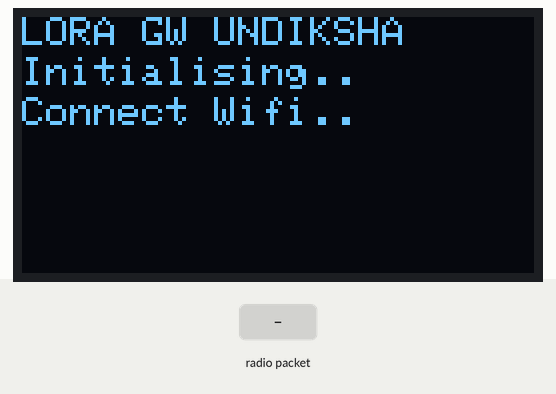
The sketch below on a simulated ESP32. Parts: 128×64 one-colour display. Inputs (shaded band) come from the test bench. WiFi joins after 1.5 s; servers stay silent unless stated; random numbers use the default seed unless the sketch sets one; no radio packets arrive unless stated; no MQTT or app messages arrive unless stated; what the sketch prints to the serial monitor is not drawn.

Above: at 0.2 s.
At 1.7 s:
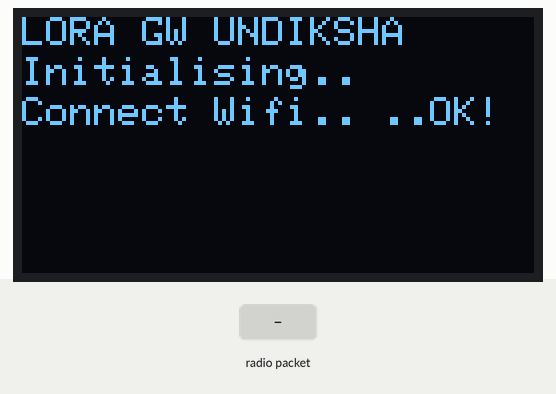
At 2.8 s:
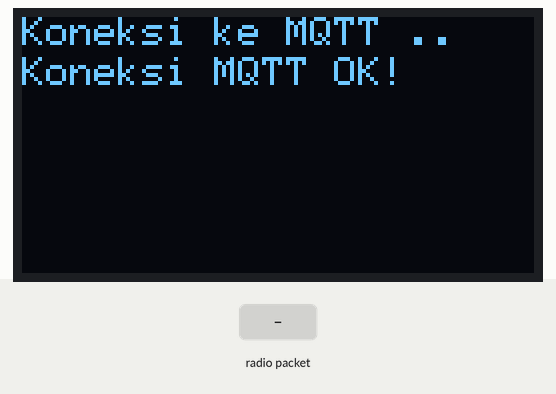
2.9 s: radio packet "2" arrives
Timing chart, 0 to 5.9 s (numbered marks = the images above; inputs shaded):
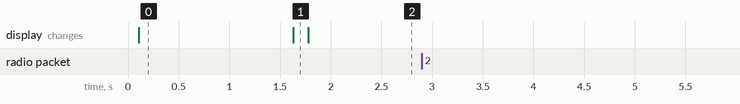

The sketch:

lora3_prk4_LiLyGO_433_GW.ino
```cpp
//by : Nyoman Yudi Kurniawan
//for : TRSE - Undiksha - 2025
//www.aisi555.com

#include <SPI.h>
#include <LoRa.h>

//Libraries for OLED Display tolong install dulu
#include <Wire.h>
#include <Adafruit_GFX.h>
#include <Adafruit_SSD1306.h>

//library wifi & MQTT
#include <WiFi.h>
#include <PubSubClient.h>

//Gunakan pin ini untuk TTGO, sesuaikan jika berbeda
#define SCK 5
#define MISO 19
#define MOSI 27
#define SS 18
#define RST 23
#define DIO0 26

//OLED pins
#define OLED_SDA 21
#define OLED_SCL 22
#define OLED_RST -1
#define SCREEN_WIDTH 128 // OLED display width, in pixels
#define SCREEN_HEIGHT 64 // OLED display height, in pixels

Adafruit_SSD1306 display(SCREEN_WIDTH, SCREEN_HEIGHT, &Wire, OLED_RST);

// Wi-Fi AP dan password yang kamu gunakan, seduaikan dulu
const char* ssid = "Gak_Perlu_Ngebut";
const char* password = "klengcinot";

// MQTT broker configuration, bisa juga pake broker.hivemq.com atau test.mosquitto.org
const char* mqtt_server = "mqtt.eclipseprojects.io";
const int mqtt_port = 1883;
//TOPIK data yang akan dikirimkan ke broker
const char* temp_topic = "/undiksha/temp";
const char* humi_topic = "/undiksha/humi";
const char* rssi_topic = "/undiksha/rssi";


// Wi-Fi client and MQTT client
WiFiClient espClient;
PubSubClient mqttClient(espClient);

void setup_wifi() {
  Serial.println("Connecting to Wi-Fi...");

  display.setCursor(0,20);
  display.print("Connect Wifi.. ");
  display.display();
  WiFi.begin(ssid, password);
  while (WiFi.status() != WL_CONNECTED) {
    delay(500);
    Serial.print(".");
  }
  Serial.println("");
  Serial.println("Wi-Fi connected");
  Serial.println("IP address: ");
  Serial.println(WiFi.localIP());

  display.print("..OK! ");
  display.display();
}


// Function to generate a random client name
String generateRandomClientName() {
  String prefix = "ESP32_LoRa_Client_";
  uint32_t randomValue = random(1000, 9999); // Generate a random number between 1000 and 9999
  return prefix + String(randomValue);
}

void reconnect_mqtt() {

  while (!mqttClient.connected()) {
    Serial.println("Attempting MQTT connection...");
    display.clearDisplay();
    display.setCursor(0,0);
    display.print("Koneksi ke MQTT ..");
    display.display();

    // Generate a random client name
    String clientId = generateRandomClientName();
    Serial.print("Generated MQTT Client ID: ");
    Serial.println(clientId);

    // Connect to MQTT broker with the random client name
    if (mqttClient.connect(clientId.c_str())) {
      Serial.println("Connected to MQTT broker");
      display.setCursor(0,10);
      display.print("Koneksi MQTT OK!");
      display.display();
    } else {
      Serial.print("Failed, rc=");
      Serial.print(mqttClient.state());
      Serial.println(" Retrying in 5 seconds...");
      display.setCursor(0,10);
      display.print("Koneksi MQTT Gagal!");
      display.display();
      delay(5000);
    }
  }
}


void setup()
{
    // Seed the random number generator
  randomSeed(analogRead(34)); // Use an unconnected analog pin for randomness
  Serial.begin(9600);
  while (!Serial);

  //reset OLED display via software
  pinMode(OLED_RST, OUTPUT);
  digitalWrite(OLED_RST, LOW);
  delay(20);
  digitalWrite(OLED_RST, HIGH);

  //initialize OLED
  Wire.begin(OLED_SDA, OLED_SCL);
  if(!display.begin(SSD1306_SWITCHCAPVCC, 0x3c, false, false)) { // Address 0x3C for 128x32
    Serial.println(F("SSD1306 allocation failed"));
    for(;;); // Don't proceed, loop forever
  }

  display.clearDisplay();
  display.setTextColor(WHITE);
  display.setTextSize(1);
  display.setCursor(0,0);
  display.print("LORA GW UNDIKSHA");
  display.setCursor(0,10);
  display.println("Initialising.. ");
  display.display();

  Serial.println("LoRa Gateway Testing ..");


  // Initialize Wi-Fi
  setup_wifi();

  // Initialize MQTT client
  mqttClient.setServer(mqtt_server, mqtt_port);

  // Initialize LoRa
  SPI.begin(SCK, MISO, MOSI, SS);
  //setup LoRa transceiver module
  LoRa.setPins(SS, RST, DIO0);

  if (!LoRa.begin(433E6)) { // Set frequency to 433 MHz
    Serial.println("LoRa initialization failed!");
    while (1);
  }
  Serial.println("LoRa initialized successfully.");

  display.setCursor(0,30);
  display.println("Lora Modul OK ! ");
  display.display();

}

void loop() {
  // Reconnect to MQTT broker if disconnected
  if (!mqttClient.connected()) {
    reconnect_mqtt();
  }
  mqttClient.loop();

  // Check for incoming LoRa packets
  int packetSize = LoRa.parsePacket();
  if (packetSize) {
    String incomingData = "";
    while (LoRa.available()) {
      incomingData += (char)LoRa.read();
    }

    // Get RSSI value
    int rssi = LoRa.packetRssi();

        // Debugging: Print raw received data
    Serial.print("Raw received data: ");
    Serial.println(incomingData);

    // Parse temperature and humidity as integers
    int tempInt = 0, humidityInt = 0;
    int parsed = sscanf(incomingData.c_str(), "Temp:%d,Humidity:%d", &tempInt, &humidityInt);

    if (parsed == 2) { // Ensure both values were parsed successfully
      // Convert integers back to floats
      float temperature = tempInt / 100.0;
      float humidity = humidityInt / 100.0;

      Serial.print("Parsed Temperature: ");
      Serial.print(temperature);
      Serial.print(" °C, Humidity: ");
      Serial.print(humidity);
      Serial.print("%, RSSI=");
      Serial.println(rssi);

      display.clearDisplay();
      display.setCursor(0,0);
      display.print("Publish Ke MQTT");
      display.setCursor(0,10);
      display.print("Temp : ");
      display.print(temperature);
      display.println(" C");
      display.print("Humidity : ");
      display.print(humidity);
      display.println(" %");
      display.print("Rssi : ");
      display.print(rssi);
      display.print(" dBm");
      display.display();

    // Publish data to MQTT broker
    mqttClient.publish(temp_topic, String(temperature).c_str());
    mqttClient.publish(humi_topic, String(humidity).c_str());
    mqttClient.publish(rssi_topic, String(rssi).c_str());

    Serial.println("Published data to MQTT broker.");
  }
 }
}
```

Measured:
- after the input at 2.9 s, every drawn part: stays the same
- what the display in image 0 shows lasts 1.5 s, from 0.1 s to 1.6 s
